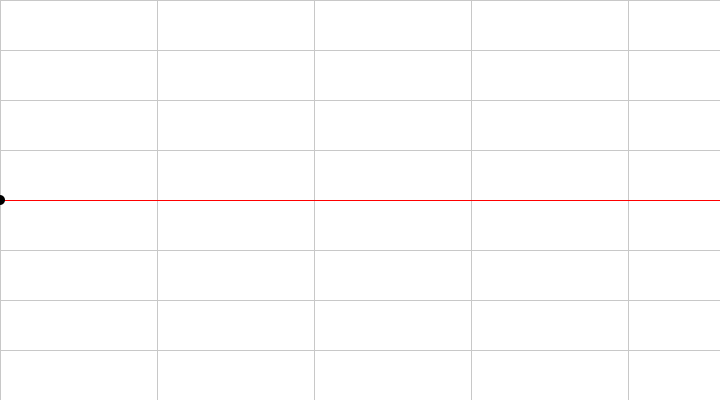
Frame 1 (no input)
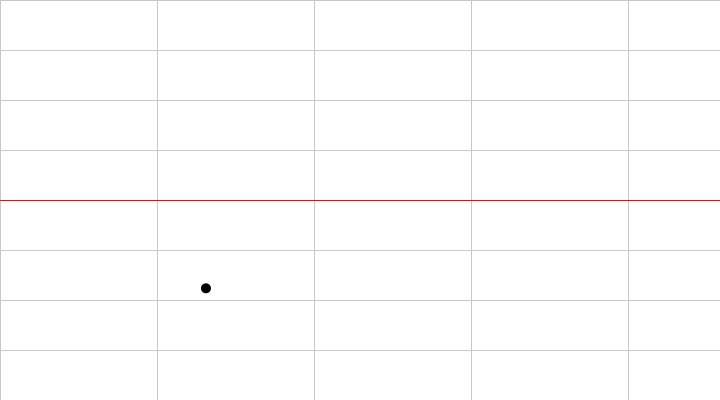
Frame 60 (the mouse pressed at the canvas centre just before this capture)
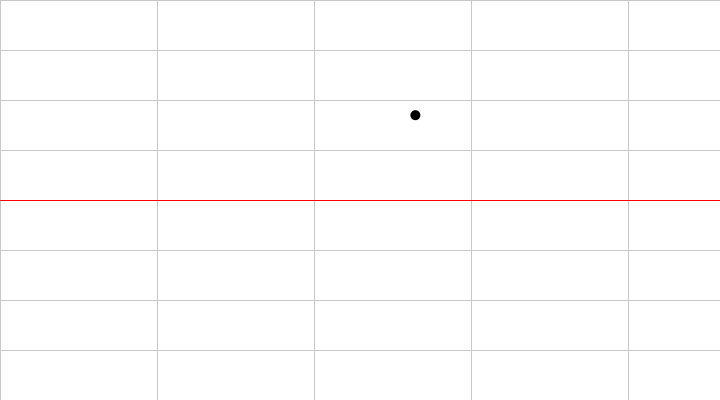
Frame 120 (the mouse held since frame 60 and released just before this capture)

The Processing sketch that drew these frames (run headless with seeded random() and noise(); from frame 60 on, the mouse is pressed at the canvas centre):

// Processing sketch: wave
// ── wave.pde
float x, y;
float a;  // 振幅
float w;  // 周期
float p;  // 初期位相
float t;  // 時間

float rad = (TWO_PI/60.0)/3;  // 1周期3秒
float myScale = 100;  // 見やすいように拡大

void setup() {
  size(720, 400);
  a = 100;
  w = 1.0;
  p = 0.0;
  t = 0.0;

}

void draw() {
  background(255);
  myCoordinates();  // 基準線
  
  noStroke();
  fill(0);
  
  x = t * myScale;
  y = a * sin(w * t + p);
  ellipse(x, y + height/2, 10, 10);
  
  t += rad;
}

void myCoordinates() {
  stroke(200);
  for (int i = 0; i < width; i += 0.5 * PI * myScale) {
    line(i, 0, i, height);
  }
  for (int i = 0; i < height; i += 50) {
    line(0, i, width, i);
  }
  
  stroke(255, 0, 0);
  line(0, height/2, width, height/2);
}
  
